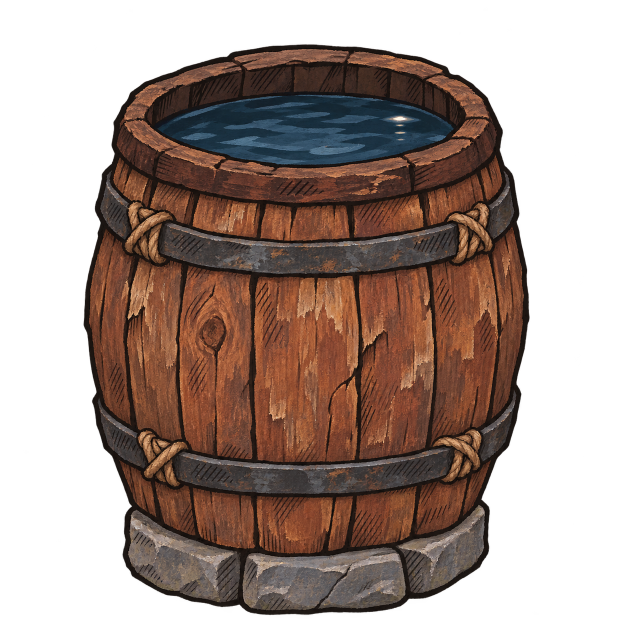
#> input picture assets/images/source-art/aom_rain_barrel.png, 1254 x 1254 px (shown at 1/2 size)
$ python build_rain_barrel.py
#> lines starting #> are read from the running program, lines starting #| are printed output that depends on the picture
### tools/driver_animation.py
# -*- coding: utf-8 -*-
"""ANIM v4 reader/writer and native riding-pose compositor (Python 2.7/3 stdlib).
Format reference: Klei Mod Tools / dstmodders ktools kanim_serialize.cpp.
Only animation matrices/layers are changed; character builds and skins stay native.
"""
from __future__ import print_function
import copy
import io
import json
import os
import struct
import zipfile

BANK = 'aom_tractor_driver'


def name_hash(value):
    result = 0
    for c in value.lower().encode('utf-8'):
        if not isinstance(c, int):
            c = ord(c)
        result = (c + result * 65599) & 0xffffffff
    return result


class Reader(object):
    def __init__(self, data):
        self.data = data
        self.pos = 0

    # [6 lines left out: function read, not called in this run]

    def unpack(self, fmt):
        return struct.unpack('<' + fmt, self.read(struct.calcsize('<' + fmt)))

    # [280 lines left out: functions string, parse_anim, write_anim, build_symbols, merge_rider, find_game_asset and 3 more, not called in this run]


# [8 lines that do not run on import are left out]

### tools/build_directional_art.py
#!/usr/bin/env python3
"""Compile generated five-view sprites into BILD v6 / ANIM v4 / KTEX assets.

ImageMagick performs deterministic sprite slicing/packing. No game compiler or
runtime file download is needed. Original imagegen sheets remain untouched.
"""
import copy
import hashlib
import gzip
import io
import json
import math
import os
from pathlib import Path
import struct
import subprocess
from zipfile import ZipFile, ZIP_DEFLATED

from PIL import Image
from driver_animation import Reader, parse_anim, write_anim, name_hash, read_game_zip

ROOT=Path(__file__).resolve().parents[1]
SOURCE=ROOT/'assets/directional-v2'
STAGE=ROOT/'outputs/directional-build'
MOD=ROOT/'mod/Tractor'
VIEWS=[('downside',192),('side',5),('upside',48),('down',8),('up',2)]
KINDS=['plow','seeder','irrigator','fertilizer','weeder','harvester']
KTECH=Path.home()/'.local/bin/ktech'


def run(args):
    subprocess.run([str(v) for v in args],check=True,capture_output=True)


# [35 lines left out: function prepare, not called in this run]


def string(value):
    data=value.encode();return struct.pack('<I',len(data))+data


def compile_build(name,symbols,compact=False):
    entries=[]
    for symbol,paths in sorted(symbols.items(),key=lambda x:name_hash(x[0])):
        for index,path in enumerate(paths):
            with Image.open(path) as image:w,h=image.size
            entries.append((symbol,index,path,w,h))
    cellw,cellh=320,320;cols=6
    width=2048;height=1
    if compact:
        # Equipment rigs contain many small layers. Shelf packing avoids a huge
        # mostly transparent texture (and exceeding older GPUs' texture limits).
        placed={};x,y,rowh=4,4,0
        for i in sorted(range(len(entries)),key=lambda i:(-entries[i][4],-entries[i][3],i)):
            w,h=entries[i][3:]
            if x+w+4>width:x=4;y+=rowh+8;rowh=0
            placed[i]=(x,y,w,h);x+=w+8;rowh=max(rowh,h)
        used_height=y+rowh+4
    else:
        placed={i:((i%cols)*cellw+4,(i//cols)*cellh+4,w,h)
                for i,(_,_,_,w,h) in enumerate(entries)}
        used_height=math.ceil(len(entries)/cols)*cellh
    while height<used_height:height*=2
    png=STAGE/(name+'.png');tex=STAGE/(name+'.tex')
    command=['magick','-size',f'{width}x{height}','xc:none']
    rects=[]
    for i,(_,_,path,w,h) in enumerate(entries):
        x,y,_,_=placed[i]
        rects.append((x,y,w,h));command += [path,'-geometry',f'+{x}+{y}','-composite']
    run(command+['PNG32:'+str(png)])
    run([KTECH,png,tex])
    build=[b'BILD'+struct.pack('<3I',6,len(symbols),len(entries)),string(name),struct.pack('<I',1),string('atlas-0.tex')]
    vertices=[]
    for symbol,paths in sorted(symbols.items(),key=lambda x:name_hash(x[0])):
        build.append(struct.pack('<2I',name_hash(symbol),len(paths)))
        for index,_ in enumerate(paths):
            i=next(i for i,e in enumerate(entries) if e[0]==symbol and e[1]==index)
            x,y,w,h=rects[i];first=len(vertices)
            # ANIM / BILD use screen Y down; ground is y=0. KTEX UV is Y up.
            for px,py,u,v in [(0,0,0,0),(w,0,1,0),(w,h,1,1),(0,0,0,0),(w,h,1,1),(0,h,0,1)]:
                vertices.append((px-w/2,py-h,0.,(x+u*w)/width,1-(y+v*h)/height,0.))
            build.append(struct.pack('<2I4f2I',index,1,0.,-h/2,w,h,first,6))
    build.append(struct.pack('<I',len(vertices)))
    build += [struct.pack('<6f',*v) for v in vertices]
    build.append(struct.pack('<I',len(symbols)))
    for symbol in sorted(symbols,key=name_hash):build.extend([struct.pack('<I',name_hash(symbol)),string(symbol)])
    return b''.join(build),tex.read_bytes()


def element(symbol,index=0,x=0,y=0,scale=1,z=0):
    return {'symbol':name_hash(symbol),'frame':index,'layer':name_hash(symbol),
            'matrix':[scale,0.,0.,scale,float(x),float(y)],'z':float(z)}


def frame(elements):return {'bbox':(0.,-150.,850.,700.),'events':[],'elements':sorted(elements,key=lambda e:e['z'])}


def bank(name,animations,symbols):
    strings={name_hash(s):s for s in [name]+list(symbols)}
    return {'animations':animations,'strings':strings}


def animation(bankname,name,mask,frames):
    return {'name':name,'bank':name_hash(bankname),'facing':mask,'rate':30.,'frames':frames}


# [58 lines left out: functions save, wheel_layers, vehicle_layers, not called in this run]


def y_scale(index):return 1.


# [20 lines left out: function build_chassis, not called in this run]


def stable_driver(name):
    return name.startswith(('run_','walk_','sprint_','idle_','dial_','dialog_','sand_idle')) or name=='alert_idle'


# [136 lines left out: functions seated_driver, main, not called in this run]


# [1 lines that do not run on import are left out]

### tools/build_rain_barrel.py
#!/usr/bin/env python3
"""Build the field rain barrel's world sprite and crafting icon."""
from PIL import Image

from build_directional_art import KTECH, MOD, ROOT, STAGE, animation, bank, compile_build, element, frame, run, save


NAME = 'aom_rain_barrel'
SOURCE = ROOT / 'assets/images/source-art' / f'{NAME}.png'


def main():
    STAGE.mkdir(parents=True, exist_ok=True)
    with Image.open(SOURCE) as original:
#> original is the input picture: PIL image 1254x1254 RGBA; mean R, G, B, A 53.8, 36.2, 28.6, 138.9
        sprite = original.convert('RGBA')
    bounds = sprite.getchannel('A').getbbox()
#> bounds = (0, 13, 1236, 1254)
    if not bounds or bounds == (0, 0, sprite.width, sprite.height):
        raise ValueError('The barrel source needs a transparent border around the prop')
    sprite = sprite.crop(bounds)
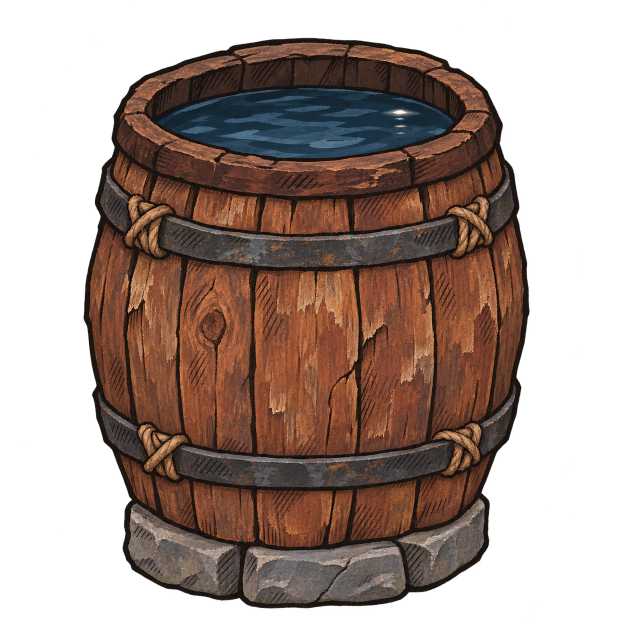
#> sprite: PIL image 1236x1241 RGBA (shown at 1/2 size); mean R, G, B, A 55.1, 37.1, 29.4, 142.4; transparent parts drawn white
    sprite.thumbnail((240, 240), Image.Resampling.LANCZOS)
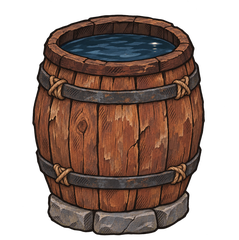
#> sprite: PIL image 239x240 RGBA; mean R, G, B, A 54.9, 36.8, 29.2, 142.5; transparent parts drawn white
    world_sprite = STAGE / f'{NAME}-world.png'
    sprite.save(world_sprite)

    symbols = {'barrel': [world_sprite]}
    pose = frame([element('barrel')])
    pose['bbox'] = (0., -sprite.height / 2, float(sprite.width), float(sprite.height))
    build, texture = compile_build(NAME, symbols, compact=True)
    save(NAME, build, bank(NAME, [animation(NAME, 'idle', 255, [pose])], symbols), texture)

    sprite.thumbnail((116, 116), Image.Resampling.LANCZOS)
    icon = Image.new('RGBA', (128, 128))
    icon.paste(sprite, ((128 - sprite.width) // 2, (128 - sprite.height) // 2))
    icon_path = STAGE / f'{NAME}-icon.png'
    icon.save(icon_path)
    run([KTECH, icon_path, MOD / f'images/{NAME}.tex'])
    (MOD / f'images/{NAME}.xml').write_text(
        f'<Atlas><Texture filename="{NAME}.tex"/><Elements>'
        f'<Element name="{NAME}.tex" u1="0" u2="1" v1="0" v2="1"/>'
        '</Elements></Atlas>\n'
    )


if __name__ == '__main__':
#> (the run stopped early here; a loop or call above may not have finished)

$ run again, with assets/images/source-art/fertilizer.png copied over assets/images/source-art/aom_rain_barrel.png
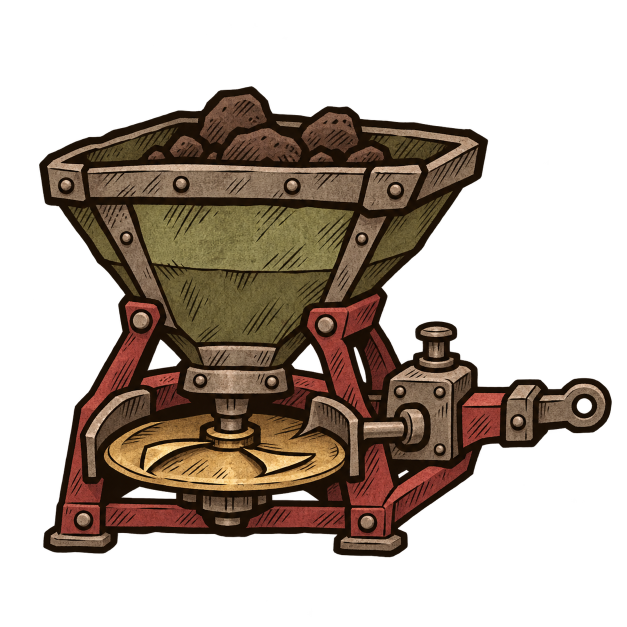
#> input picture assets/images/source-art/fertilizer.png, 1254 x 1254 px (shown at 1/2 size)
#> in main, original is the input picture: PIL image 1254x1254 RGBA; mean R, G, B, A 38.8, 27.8, 18.8, 103.9
#> bounds = (0, 25, 1227, 1254)
#> in main, `sprite = sprite.crop(bounds)`:
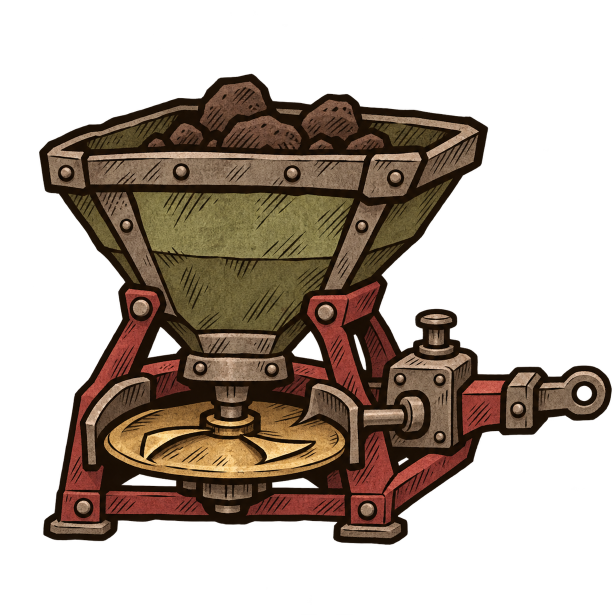
#> sprite: PIL image 1227x1229 RGBA (shown at 1/2 size); mean R, G, B, A 40.5, 29, 19.6, 108.4; transparent parts drawn white
#> in main, `sprite.thumbnail((240, 240), Image.Resampling.LANCZOS)`:
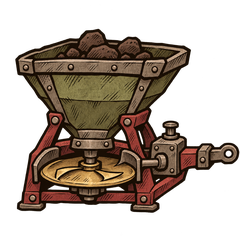
#> sprite: PIL image 240x240 RGBA; mean R, G, B, A 40.4, 28.9, 19.6, 108.4; transparent parts drawn white

$ run again, with assets/images/source-art/irrigator.png copied over assets/images/source-art/aom_rain_barrel.png
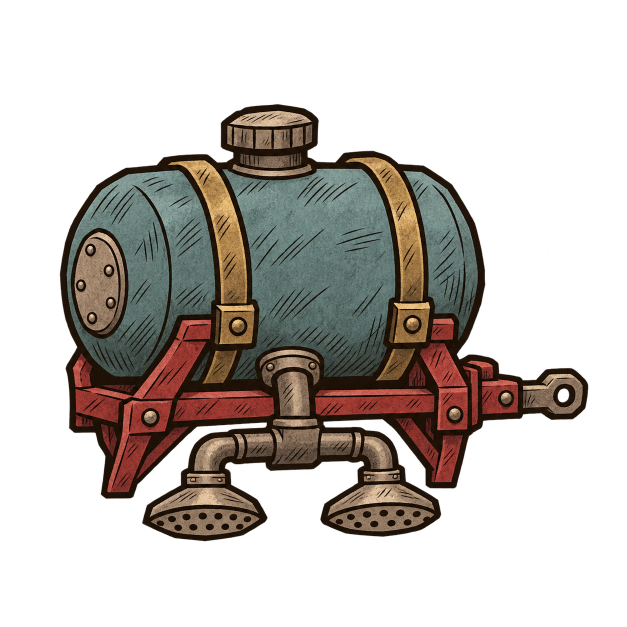
#> input picture assets/images/source-art/irrigator.png, 1254 x 1254 px (shown at 1/2 size)
#> in main, original is the input picture: PIL image 1254x1254 RGBA; mean R, G, B, A 34.9, 29, 24.3, 91.6
#> bounds = (0, 19, 1244, 1254)
#> in main, `sprite = sprite.crop(bounds)`:
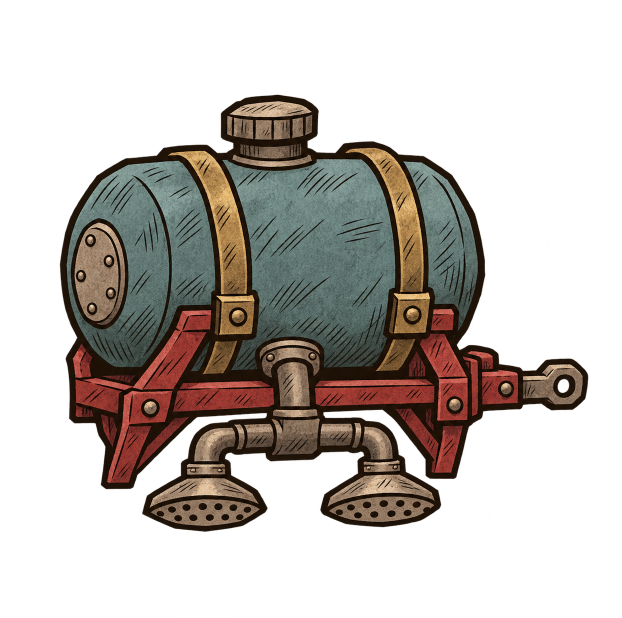
#> sprite: PIL image 1244x1235 RGBA (shown at 1/2 size); mean R, G, B, A 35.7, 29.7, 24.9, 93.7; transparent parts drawn white
#> in main, `sprite.thumbnail((240, 240), Image.Resampling.LANCZOS)`:
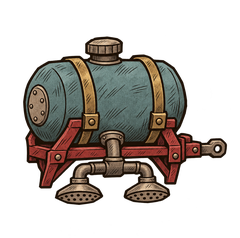
#> sprite: PIL image 240x238 RGBA; mean R, G, B, A 35.6, 29.7, 24.8, 93.8; transparent parts drawn white
